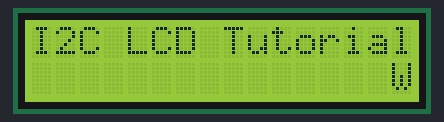
Bench run of a sketch on a simulated Arduino Uno, built with avr-gcc and run on an emulated ATmega328P. Parts: 16×2 character LCD.

Above: at 0.49 s.
At 5.27 s:
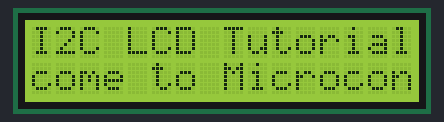
At 10.32 s:
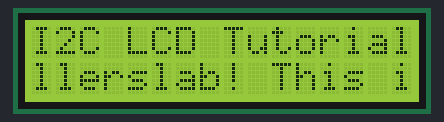
At 20.2 s:
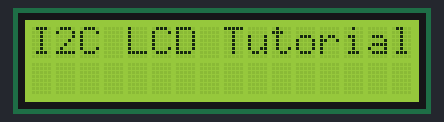
At 29.88 s:
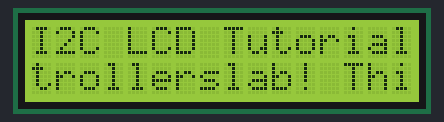
At 39.64 s:
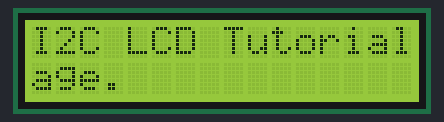

Measured:
- what the display in image 3 shows lasts 0.5 s, from 20.2 s to 20.7 s

The sketch:

tst_codee_-_lcd_screen.ino
```cpp
#include <LiquidCrystal_I2C.h>

int totalColumns = 16;
int totalRows = 2;

LiquidCrystal_I2C lcd(0x27, totalColumns, totalRows);

String staticMessage = "I2C LCD Tutorial";
String scrollingMessage = "Welcome to Microcontrollerslab! This is a scrolling message.";

void scrollMessage(int row, String message, int delayTime, int totalColumns) {
  for (int i=0; i < totalColumns; i++) {
    message = " " + message;
  }
  message = message + " ";
  for (int position = 0; position < message.length(); position++) {
    lcd.setCursor(0, row);
    lcd.print(message.substring(position, position + totalColumns));
    delay(delayTime);
  }
}

void setup(){
  lcd.init();
  lcd.backlight();
}

void loop(){
  lcd.setCursor(0, 0);
  lcd.print(staticMessage);
  scrollMessage(1, scrollingMessage, 250, totalColumns);
}
```
